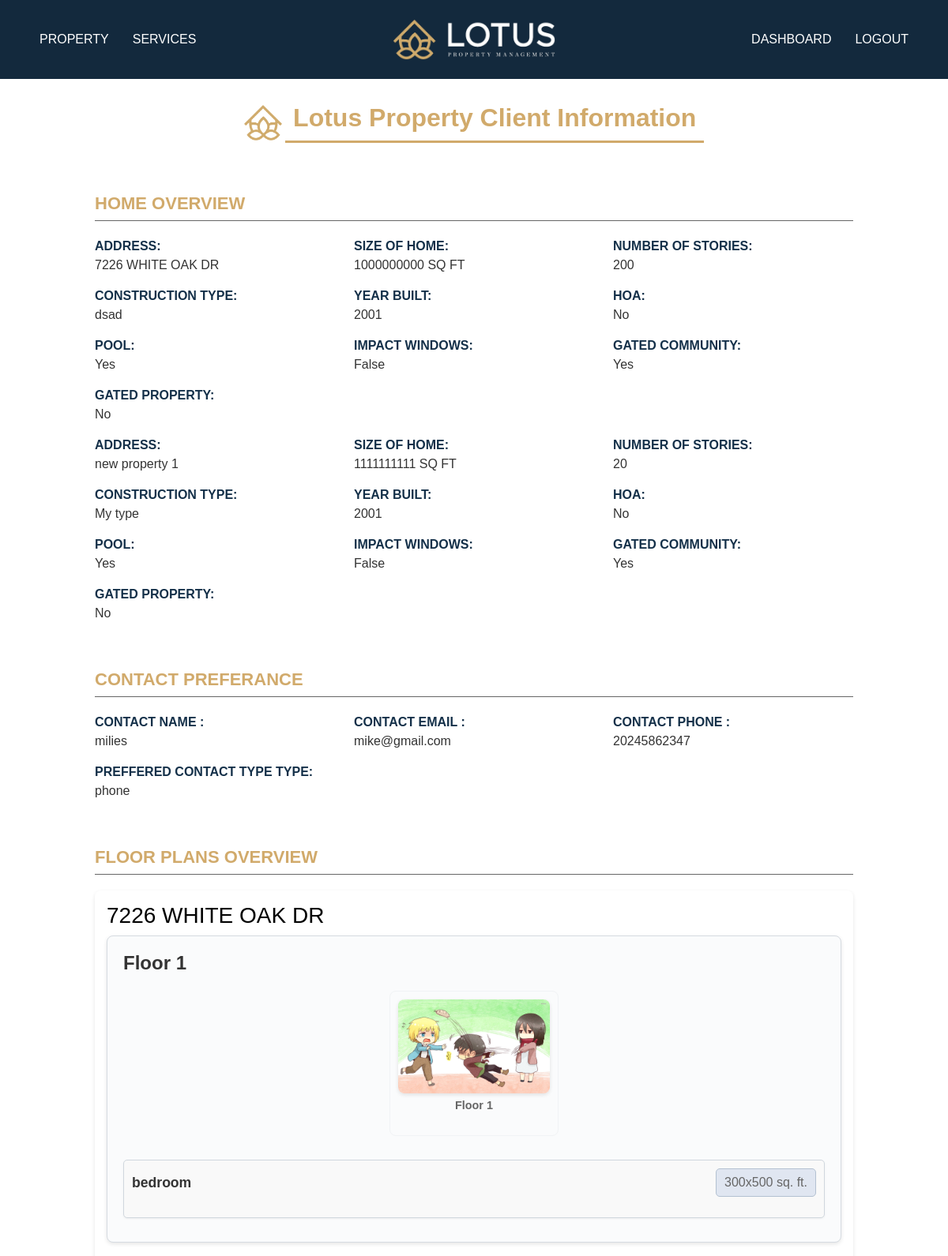
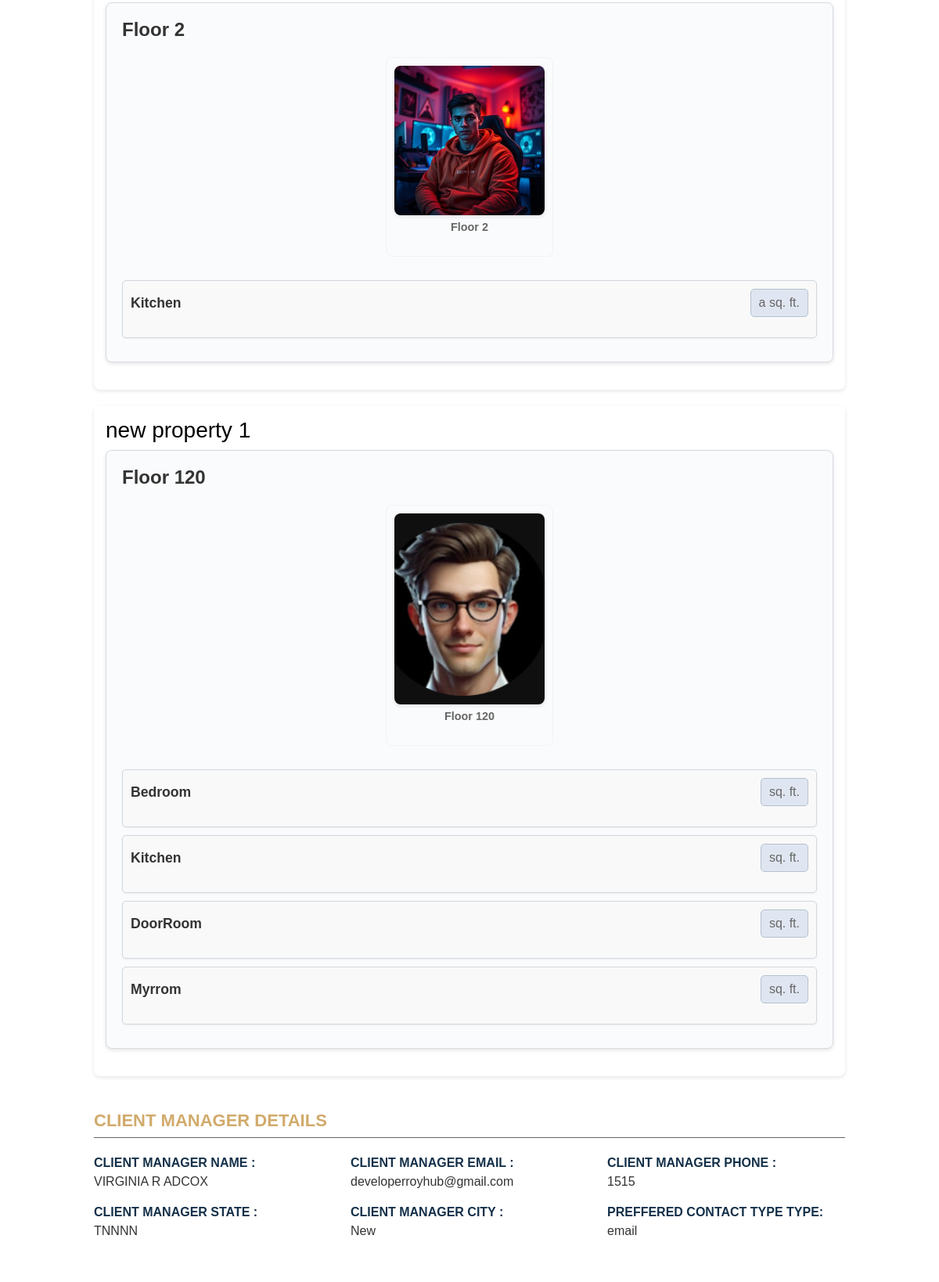
/my-properties/ (signed in, upper part), run on the app's committed database (2 pictures, top to bottom).
### propertydetails/models.py (models this page shows, shortened)
class PropertyManagement(models.Model):
    client = models.ForeignKey(Client, on_delete=models.CASCADE, related_name="properties")
    client_manager = models.ForeignKey(ClientManagers, on_delete=models.CASCADE, related_name="managed_properties")
    address = models.CharField(max_length=255)
    size_of_home = models.CharField(max_length=50)
    number_of_stories = models.PositiveIntegerField()
    construction_type = models.CharField(max_length=100)
    year_built = models.PositiveIntegerField()
    has_pool = models.BooleanField(default=False)
    gated_community = models.BooleanField(default=False)
    impact_windows = models.BooleanField(default=False)
    has_hoa = models.BooleanField(default=False)
    gated_property = models.BooleanField(default=False)
    city = models.CharField(max_length=20, null=True, blank=True)
    state = models.CharField(max_length=20, null=True, blank=True)
    PREFERRED_CONTACT_CHOICES = [
        ('email', 'Email'),
        ('phone', 'Phone'),
    ]
    preferred_contact_method = models.CharField(
        max_length=10, choices=PREFERRED_CONTACT_CHOICES, default='email'
    )
    created_at = models.DateTimeField(auto_now_add=True)

class Floor(models.Model):
    property = models.ForeignKey(PropertyManagement, on_delete=models.CASCADE, related_name='floors')
    floor_name = models.CharField(max_length=255)
    floor_imgae = models.ImageField(upload_to='floor_images/', null=True, blank=True)

class Room(models.Model):
    floor = models.ForeignKey(Floor, on_delete=models.CASCADE, related_name='rooms')
    room_name = models.CharField(max_length=255)
    room_size = models.CharField(max_length=255)
    room_image = models.ImageField(upload_to='rooms_images/', null=True, blank=True)

### mainapp/models.py (models this page shows, shortened)
class Client(models.Model):
    first_name = models.CharField(max_length=150)
    last_name = models.CharField(max_length=150)
    username = models.CharField(max_length=150, unique=True)
    email = models.EmailField(unique=True)
    password = models.CharField(max_length=255)  # Store hashed passwords
    address = models.CharField(max_length=255, blank=True, null=True)
    city = models.CharField(max_length=100, blank=True, null=True)
    state = models.CharField(max_length=100, blank=True, null=True)
    zipcode = models.CharField(max_length=10, blank=True, null=True)
    phone_number = models.CharField(max_length=15, unique=True, blank=True, null=True)
    office_phone = models.CharField(max_length=15, blank=True, null=True)
    buisness_adress = models.CharField(max_length=15, blank=True, null=True)
    PREFERRED_CONTACT_CHOICES = [
        ('email', 'Email'),
        ('phone', 'Phone'),
        ('text', 'text'),
    ]
    preferred_contact_method = models.CharField(
        max_length=10, choices=PREFERRED_CONTACT_CHOICES, default='email'
    )
    PRIORITY_CHOICES = [
    ('primary', 'Primary'),
    ('secondary', 'Secondary'),
    ('tertiary', 'Tertiary'),
    ]
    contact1_name = models.CharField(max_length=150, blank=True, null=True)
    contact1_last_name = models.CharField(max_length=150, blank=True, null=True)
    contact1_email = models.EmailField(blank=True, null=True)
    contact1_phone = models.CharField(max_length=15, blank=True, null=True)
    contact1_office_phone = models.CharField(max_length=15, blank=True, null=True)
    contact1_buisness_adress = models.CharField(max_length=15, blank=True, null=True)
    contact1_preferred = models.CharField(
        max_length=10, choices=PREFERRED_CONTACT_CHOICES, blank=True, null=True
    )
    contact1_priority = models.CharField(
    max_length=10, choices=PRIORITY_CHOICES, blank=True, null=True
    )
    contact2_name = models.CharField(max_length=150, blank=True, null=True)
    contact2_last_name = models.CharField(max_length=150, blank=True, null=True)
    contact2_email = models.EmailField(blank=True, null=True)
    contact2_phone = models.CharField(max_length=15, blank=True, null=True)
    contact2_office_phone = models.CharField(max_length=15, blank=True, null=True)
    contact2_buisness_adress = models.CharField(max_length=15, blank=True, null=True)
    contact2_preferred = models.CharField(
        max_length=10, choices=PREFERRED_CONTACT_CHOICES, blank=True, null=True
    )
    contact2_priority = models.CharField(
    max_length=10, choices=PRIORITY_CHOICES, blank=True, null=True
    )
    contact3_name = models.CharField(max_length=150, blank=True, null=True)
    contact3_last_name = models.CharField(max_length=150, blank=True, null=True)
    contact3_email = models.EmailField(blank=True, null=True)
    contact3_phone = models.CharField(max_length=15, blank=True, null=True)
    contact3_office_phone = models.CharField(max_length=15, blank=True, null=True)
    contact3_buisness_adress = models.CharField(max_length=15, blank=True, null=True)
    contact3_preferred = models.CharField(
        max_length=10, choices=PREFERRED_CONTACT_CHOICES, blank=True, null=True
    )
    contact3_priority = models.CharField(
    max_length=10, choices=PRIORITY_CHOICES, blank=True, null=True
    )
    contact4_name = models.CharField(max_length=150, blank=True, null=True)
    contact4_last_name = models.CharField(max_length=150, blank=True, null=True)
    contact4_email = models.EmailField(blank=True, null=True)
    contact4_phone = models.CharField(max_length=15, blank=True, null=True)
    contact4_office_phone = models.CharField(max_length=15, blank=True, null=True)
    contact4_buisness_adress = models.CharField(max_length=15, blank=True, null=True)
    contact4_preferred = models.CharField(
        max_length=10, choices=PREFERRED_CONTACT_CHOICES, blank=True, null=True
    )
    contact4_priority = models.CharField(
    max_length=10, choices=PRIORITY_CHOICES, blank=True, null=True
    )
    contact5_name = models.CharField(max_length=150, blank=True, null=True)
    contact5_last_name = models.CharField(max_length=150, blank=True, null=True)
    contact5_email = models.EmailField(blank=True, null=True)
    contact5_phone = models.CharField(max_length=15, blank=True, null=True)
    contact5_office_phone = models.CharField(max_length=15, blank=True, null=True)
    contact5_buisness_adress = models.CharField(max_length=15, blank=True, null=True)
    contact5_preferred = models.CharField(
        max_length=10, choices=PREFERRED_CONTACT_CHOICES, blank=True, null=True
    )
    contact5_priority = models.CharField(
    max_length=10, choices=PRIORITY_CHOICES, blank=True, null=True
    )
    created_at = models.DateTimeField(auto_now_add=True)

class ClientManagers(models.Model):  # Unique name to avoid conflicts
    first_name = models.CharField(max_length=150)
    last_name = models.CharField(max_length=150)
    username = models.CharField(max_length=150, unique=True)
    email = models.EmailField(unique=True)
    password = models.CharField(max_length=255)  # Store hashed passwords
    phone_number = models.CharField(max_length=15,blank=True, null=True)
    city = models.CharField(max_length=100, blank=True, null=True)
    state = models.CharField(max_length=100, blank=True, null=True)
    zipcode = models.CharField(max_length=10, blank=True, null=True)
    office_phone = models.CharField(max_length=15, null=True, blank=True)
    business_address = models.TextField(null=True, blank=True)
    PREFERRED_CONTACT_CHOICES = [
        ('email', 'Email'),
        ('phone', 'Phone'),
        ('text', 'text'),
    ]
    preferred_contact_method = models.CharField(
        max_length=10, choices=PREFERRED_CONTACT_CHOICES, default='email'
    )
    created_at = models.DateTimeField(auto_now_add=True)

### mainapp/views.py (the view)
# urls.py: path('my-properties/', client_properties, name='client_properties'),
def client_properties(request):
    client_id = request.session['client_id']
    client = Client.objects.get(id=client_id)
    properties = PropertyManagement.objects.filter(client=client).prefetch_related('floors__rooms', 'client_manager')
    contacts = [
        {"name": client.contact1_name, "email": client.contact1_email, "phone": client.contact1_phone, "preferred": client.contact1_preferred},
        {"name": client.contact2_name, "email": client.contact2_email, "phone": client.contact2_phone, "preferred": client.contact2_preferred},
        {"name": client.contact3_name, "email": client.contact3_email, "phone": client.contact3_phone, "preferred": client.contact3_preferred},
    ]
    contacts = [c for c in contacts if c["name"]]
    client_manager = properties[0].client_manager if properties else None
    return render(request, 'property/properties.html', {
        'properties': properties,
        'contacts': contacts,
        'client_manager': client_manager,
    })

### template/property/properties.html (shortened to what this page needs)
{% extends 'base.html' %}
{% load static %}
{% block content %}
    <div id="titile">
        <img style="width: 4%;" src="{% static 'img/smalllogo.png' %}" alt="">
        <h2 class="title">Lotus Property Client Information</h2>
    </div>
    <div class="property-container">
        <p class="section-title">Home Overview</p>
        {% if properties %}
            {% for property in properties %}
                <div class="row">
                    <div class="col-md-4">
                        <div class="info-box"><span>Address:</span> <div class="info-value">{{ property.address }}</div></div>
                    </div>
                    <div class="col-md-4">
                        <div class="info-box"><span>Size of Home:</span> <div class="info-value">{{ property.size_of_home }} SQ FT</div></div>
                    </div>
                    <div class="col-md-4">
                        <div class="info-box"><span>Number of Stories:</span> <div class="info-value">{{ property.number_of_stories }}</div></div>
                    </div>
                    <div class="col-md-4">
                        <div class="info-box"><span>Construction Type:</span> <div class="info-value">{{ property.construction_type }}</div></div>
                    </div>
                    <div class="col-md-4">
                        <div class="info-box"><span>Year Built:</span> <div class="info-value">{{ property.year_built }}</div></div>
                    </div>
                    <div class="col-md-4">
                        <div class="info-box"><span>HOA:</span> <div class="info-value">{{ property.has_hoa|yesno:"Yes,No" }}</div></div>
                    </div>
                    <div class="col-md-4">
                        <div class="info-box"><span>Pool:</span> <div class="info-value">{{ property.has_pool|yesno:"Yes,No" }}</div></div>
                    </div>
                    <div class="col-md-4">
                        <div class="info-box"><span>Impact Windows:</span> <div class="info-value">{{ property.impact_windows }}</div></div>
                    </div>
                    <div class="col-md-4">
                        <div class="info-box"><span>Gated Community:</span> <div class="info-value">{{ property.gated_community|yesno:"Yes,No" }}</div></div>
                    </div>
                    <div class="col-md-4">
                        <div class="info-box"><span>Gated Property:</span> <div class="info-value">{{ property.gated_property|yesno:"Yes,No" }}</div></div>
                    </div>
                </div>
            {% endfor %}
        {% else %}
            <p>No properties found.</p>
        {% endif %}
    </div>
    <div class="property-container">
        <p class="section-title">Contact preferance</p>
        {% if contacts %}
            {% for contact in contacts %}
                <div class="row">
                    <div class="col-md-4">
                        <div class="info-box"><span>Contact Name :</span> <div class="info-value">{{ contact.name }}</div></div>
                    </div>
                    <div class="col-md-4">
                        <div class="info-box"><span>Contact Email :</span> <div class="info-value">{{ contact.email }}</div></div>
                    </div>
                    <div class="col-md-4">
                        <div class="info-box"><span>Contact Phone :</span> <div class="info-value">{{ contact.phone }}</div></div>
                    </div>
                    <div class="col-md-4">
                        <div class="info-box"><span>Preffered Contact Type Type:</span> <div class="info-value">{{ contact.preferred }}</div></div>
                    </div>
                </div>
            {% endfor %}
        {% else %}
            <p>No additional contacts added.</p>
        {% endif %}
    </div>
    <div class="property-container">
        <p class="section-title">Floor Plans Overview</p>
        {% for property in properties %}
        <div class="property-card">
            <h3 class="property-address">{{ property.address }}</h3>
            {% if property.floors.all %}
                {% for floor in property.floors.all %}
                <div class="floor-card">
                    <h4 class="floor-title">{{ floor.floor_name }}</h4>
                    <div class="image-gallery">
                        {% if floor.floor_imgae %}
                        <div class="image-item">
                            <img src="{{ floor.floor_imgae.url }}" alt="{{ floor.floor_name }}" class="gallery-img">
                            <p class="image-caption">{{ floor.floor_name }}</p>
                        </div>
                        {% endif %}
                    </div>
                    <div class="rooms-info">
                        {% for room in floor.rooms.all %}
                        <div class="room-item">
                            <div class="room-name-size">
                                <p class="room-name">{{ room.room_name }}</p>
                                <p class="room-size">{{ room.room_size }} sq. ft.</p>
                            </div>
                        </div>
                        {% endfor %}
                    </div>
                </div>
                {% endfor %}
            {% else %}
                <p class="no-floors-msg">No floor plans available for this property.</p>
            {% endif %}
        </div>
    {% empty %}
        <p>No properties available.</p>
    {% endfor %}
    </div>
<div class="property-container">
    <p class="section-title">Client Manager Details </p>
    {% if client_manager %}
            <div class="row">
                <div class="col-md-4">
                    <div class="info-box"><span>Client Manager Name :</span> <div class="info-value">{{ client_manager.first_name }} {{ client_manager.last_name }}</div></div>
                </div>
                <div class="col-md-4">
                    <div class="info-box"><span>Client Manager Email :</span> <div class="info-value">{{ client_manager.email }}</div></div>
                </div>
                <div class="col-md-4">
                    <div class="info-box"><span>Client Manager Phone :</span> <div class="info-value">{{ client_manager.phone_number }}</div></div>
                </div>
                <div class="col-md-4">
                    <div class="info-box"><span>Client Manager State :</span> <div class="info-value">{{ client_manager.state }}</div></div>
                </div>
                <div class="col-md-4">
                    <div class="info-box"><span>Client Manager City :</span> <div class="info-value">{{ client_manager.city }}</div></div>
                </div>
                <div class="col-md-4">
                    <div class="info-box"><span>Preffered Contact Type Type:</span> <div class="info-value">{{ client_manager.preferred_contact_method }}</div></div>
                </div>
            </div>
            {% endif %}
</div>
{% endblock content %}

### template/base.html (shortened to what this page needs)
<!DOCTYPE html>
{% load static %}
<html lang="en">
<head>
     <link href="https://cdn.jsdelivr.net/npm/bootstrap@5.3.0/dist/css/bootstrap.min.css" rel="stylesheet">
</head>
<body>
  <nav class="navbar">
    <div class="nav-links">
        <a href="{% url 'mainapp:client_properties' %}">Property </a>
        <a href="{% url 'mainapp:service_request' %}">Services</a>
    </div>
    <div class="logo">
        <img onclick="window.location.href='{% url 'mainapp:dashboard' %}'" src="{% static 'logo.png' %}" alt="Lotus Logo">
    </div>
    <div class="nav-links">
        <a href="{% url 'mainapp:dashboard' %}">Dashboard</a>
        <a href="{% url 'mainapp:client_logout' %}">Logout</a>
    </div>
</nav>
    {% block content %}{% endblock %}
</body>
</html>

### data on the page
PropertyManagement: address "7226 WHITE OAK DR", size_of_home "1000000000", number_of_stories "200", construction_type "dsad", year_built "2001", has_hoa "No", has_pool "Yes", impact_windows "False", gated_community "Yes", gated_property "No"
PropertyManagement: address "new property 1", size_of_home "1111111111", number_of_stories "20", construction_type "My type", year_built "2001", has_hoa "No", has_pool "Yes", impact_windows "False", gated_community "Yes", gated_property "No"
Client: name "milies", email "mike@gmail.com", phone "20245862347", preferred "phone"
Floor: floor_name "Floor 1", floor_imgae (picture)
Room: room_name "bedroom", room_size "300x500"
Floor: floor_name "Floor 2", floor_imgae (picture)
Room: room_name "Kitchen", room_size "a"
Floor: floor_name "Floor 120", floor_imgae (picture)
Room: room_name "Bedroom"
Room: room_name "Kitchen"
Room: room_name "DoorRoom"
Room: room_name "Myrrom"
ClientManagers: first_name "VIRGINIA R", last_name "ADCOX", email "developerroyhub@gmail.com", phone_number "1515", state "TNNNN", city "New", preferred_contact_method "email"
